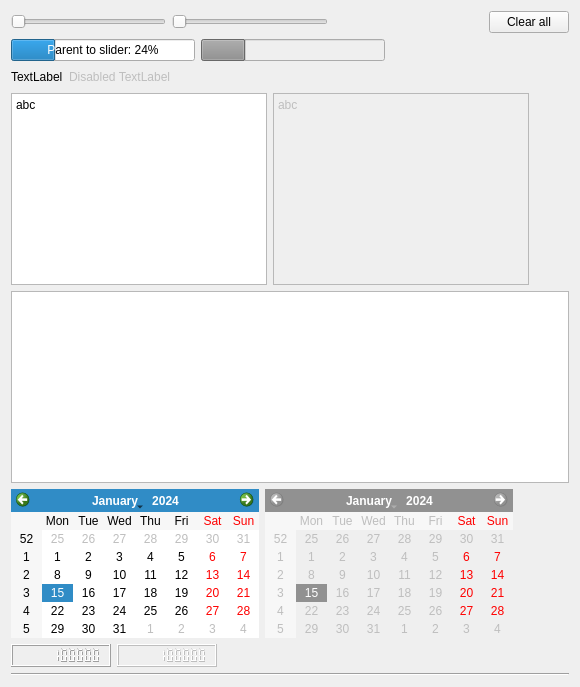
        <widget class="QWidget" name="tab">
         <attribute name="title">
          <string notr="true">Display Widgets</string>
         </attribute>
         <layout class="QVBoxLayout" name="verticalLayout_3">
          <item>
           <layout class="QHBoxLayout" name="horizontalLayout_22">
            <item>
             <widget class="QSlider" name="horizontalSlider">
              <property name="maximum">
               <number>100</number>
              </property>
              <property name="orientation">
               <enum>Qt::Horizontal</enum>
              </property>
              <property name="invertedAppearance">
               <bool>false</bool>
              </property>
              <property name="invertedControls">
               <bool>false</bool>
              </property>
             </widget>
            </item>
            <item>
             <widget class="QSlider" name="horizontalSlider_2">
              <property name="enabled">
               <bool>false</bool>
              </property>
              <property name="maximum">
               <number>100</number>
              </property>
              <property name="orientation">
               <enum>Qt::Horizontal</enum>
              </property>
              <property name="invertedAppearance">
               <bool>false</bool>
              </property>
              <property name="invertedControls">
               <bool>false</bool>
              </property>
             </widget>
            </item>
            <item>
             <spacer name="horizontalSpacer_13">
              <property name="orientation">
               <enum>Qt::Horizontal</enum>
              </property>
              <property name="sizeHint" stdset="0">
               <size>
                <width>40</width>
                <height>20</height>
               </size>
              </property>
             </spacer>
            </item>
            <item>
             <widget class="QPushButton" name="pushButton_4">
              <property name="text">
               <string notr="true">Clear all</string>
              </property>
             </widget>
            </item>
           </layout>
          </item>
          <item>
           <layout class="QHBoxLayout" name="horizontalLayout_21">
            <item>
             <widget class="QProgressBar" name="progressBar">
              <property name="value">
               <number>24</number>
              </property>
              <property name="format">
               <string notr="true">Parent to slider: %p%</string>
              </property>
             </widget>
            </item>
            <item>
             <widget class="QProgressBar" name="progressBar_2">
              <property name="enabled">
               <bool>false</bool>
              </property>
              <property name="value">
               <number>24</number>
              </property>
              <property name="format">
               <string/>
              </property>
             </widget>
            </item>
            <item>
             <spacer name="horizontalSpacer_14">
              <property name="orientation">
               <enum>Qt::Horizontal</enum>
              </property>
              <property name="sizeHint" stdset="0">
               <size>
                <width>40</width>
                <height>20</height>
               </size>
              </property>
             </spacer>
            </item>
           </layout>
          </item>
          <item>
           <layout class="QHBoxLayout" name="horizontalLayout_20">
            <item>
             <widget class="QLabel" name="label_2">
              <property name="text">
               <string notr="true">TextLabel</string>
              </property>
             </widget>
            </item>
            <item>
             <widget class="QLabel" name="label_8">
              <property name="enabled">
               <bool>false</bool>
              </property>
              <property name="text">
               <string notr="true">Disabled TextLabel</string>
              </property>
             </widget>
            </item>
            <item>
             <spacer name="horizontalSpacer_15">
              <property name="orientation">
               <enum>Qt::Horizontal</enum>
              </property>
              <property name="sizeHint" stdset="0">
               <size>
                <width>40</width>
                <height>20</height>
               </size>
              </property>
             </spacer>
            </item>
           </layout>
          </item>
          <item>
           <layout class="QHBoxLayout" name="horizontalLayout_19">
            <item>
             <widget class="QTextBrowser" name="textBrowser">
              <property name="readOnly">
               <bool>false</bool>
              </property>
              <property name="markdown">
               <string notr="true">abc

</string>
              </property>
              <property name="html">
               <string notr="true">&lt;!DOCTYPE HTML PUBLIC &quot;-//W3C//DTD HTML 4.0//EN&quot; &quot;http://www.w3.org/TR/REC-html40/strict.dtd&quot;&gt;
&lt;html&gt;&lt;head&gt;&lt;meta name=&quot;qrichtext&quot; content=&quot;1&quot; /&gt;&lt;meta charset=&quot;utf-8&quot; /&gt;&lt;style type=&quot;text/css&quot;&gt;
p, li { white-space: pre-wrap; }
&lt;/style&gt;&lt;/head&gt;&lt;body style=&quot; font-family:'Segoe UI'; font-size:9pt; font-weight:400; font-style:normal;&quot;&gt;
&lt;p style=&quot; margin-top:6px; margin-bottom:6px; margin-left:0px; margin-right:0px; -qt-block-indent:0; text-indent:0px;&quot;&gt;abc&lt;/p&gt;&lt;/body&gt;&lt;/html&gt;</string>
              </property>
              <property name="placeholderText">
               <string notr="true">textBrowser</string>
              </property>
             </widget>
            </item>
            <item>
             <widget class="QTextBrowser" name="textBrowser_2">
              <property name="enabled">
               <bool>false</bool>
              </property>
              <property name="readOnly">
               <bool>false</bool>
              </property>
              <property name="markdown">
               <string notr="true">abc

</string>
              </property>
              <property name="html">
               <string notr="true">&lt;!DOCTYPE HTML PUBLIC &quot;-//W3C//DTD HTML 4.0//EN&quot; &quot;http://www.w3.org/TR/REC-html40/strict.dtd&quot;&gt;
&lt;html&gt;&lt;head&gt;&lt;meta name=&quot;qrichtext&quot; content=&quot;1&quot; /&gt;&lt;meta charset=&quot;utf-8&quot; /&gt;&lt;style type=&quot;text/css&quot;&gt;
p, li { white-space: pre-wrap; }
&lt;/style&gt;&lt;/head&gt;&lt;body style=&quot; font-family:'Segoe UI'; font-size:9pt; font-weight:400; font-style:normal;&quot;&gt;
&lt;p style=&quot; margin-top:6px; margin-bottom:6px; margin-left:0px; margin-right:0px; -qt-block-indent:0; text-indent:0px;&quot;&gt;abc&lt;/p&gt;&lt;/body&gt;&lt;/html&gt;</string>
              </property>
              <property name="placeholderText">
               <string notr="true">Disabled textBrowser</string>
              </property>
             </widget>
            </item>
            <item>
             <spacer name="horizontalSpacer_16">
              <property name="orientation">
               <enum>Qt::Horizontal</enum>
              </property>
              <property name="sizeHint" stdset="0">
               <size>
                <width>40</width>
                <height>20</height>
               </size>
              </property>
             </spacer>
            </item>
           </layout>
          </item>
          <item>
           <widget class="QGraphicsView" name="graphicsView"/>
          </item>
          <item>
           <layout class="QHBoxLayout" name="horizontalLayout_23">
            <item>
             <widget class="QCalendarWidget" name="calendarWidget"/>
            </item>
            <item>
             <widget class="QCalendarWidget" name="calendarWidget_2">
              <property name="enabled">
               <bool>false</bool>
              </property>
             </widget>
            </item>
            <item>
             <spacer name="horizontalSpacer_17">
              <property name="orientation">
               <enum>Qt::Horizontal</enum>
              </property>
              <property name="sizeHint" stdset="0">
               <size>
                <width>40</width>
                <height>20</height>
               </size>
              </property>
             </spacer>
            </item>
           </layout>
          </item>
          <item>
           <layout class="QHBoxLayout" name="horizontalLayout_24">
            <item>
             <widget class="QLCDNumber" name="lcdNumber">
              <property name="smallDecimalPoint">
               <bool>true</bool>
              </property>
              <property name="digitCount">
               <number>10</number>
              </property>
              <property name="mode">
               <enum>QLCDNumber::Dec</enum>
              </property>
              <property name="intValue" stdset="0">
               <number>1234567890</number>
              </property>
             </widget>
            </item>
            <item>
             <widget class="QLCDNumber" name="lcdNumber_2">
              <property name="enabled">
               <bool>false</bool>
              </property>
              <property name="smallDecimalPoint">
               <bool>true</bool>
              </property>
              <property name="digitCount">
               <number>10</number>
              </property>
              <property name="mode">
               <enum>QLCDNumber::Dec</enum>
              </property>
              <property name="intValue" stdset="0">
               <number>1234567890</number>
              </property>
             </widget>
            </item>
            <item>
             <spacer name="horizontalSpacer_18">
              <property name="orientation">
               <enum>Qt::Horizontal</enum>
              </property>
              <property name="sizeHint" stdset="0">
               <size>
                <width>40</width>
                <height>20</height>
               </size>
              </property>
             </spacer>
            </item>
           </layout>
          </item>
          <item>
           <widget class="Line" name="line">
            <property name="orientation">
             <enum>Qt::Horizontal</enum>
            </property>
           </widget>
          </item>
         </layout>
        </widget>
